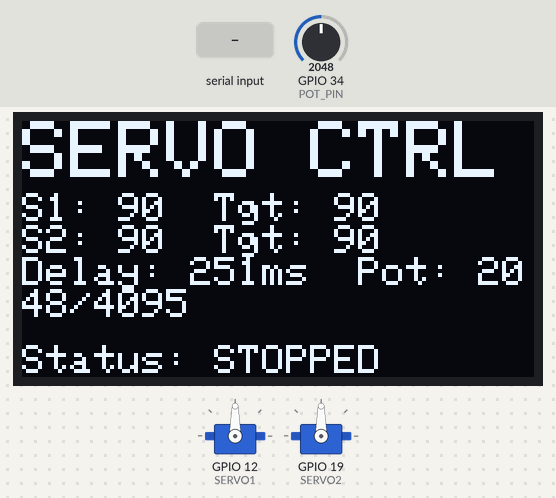
Simulated run of this sketch. Board: ESP32. On the bench: 128×64 one-colour display, 2 × servo. Inputs (shaded band) come from the test bench; at power-on: GPIO 34 (POT_PIN) = 2048.

Above: at 3.2 s.
3.3 s: "90,45\n" received over Serial
At 3.47 s:
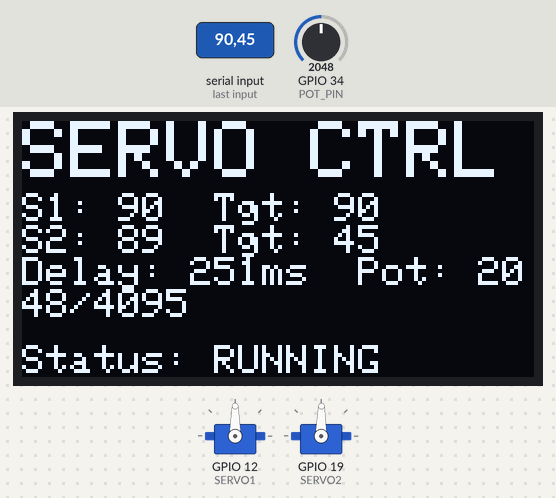
5.1 s: GPIO 34 (POT_PIN) set to 2866
At 6.3 s:
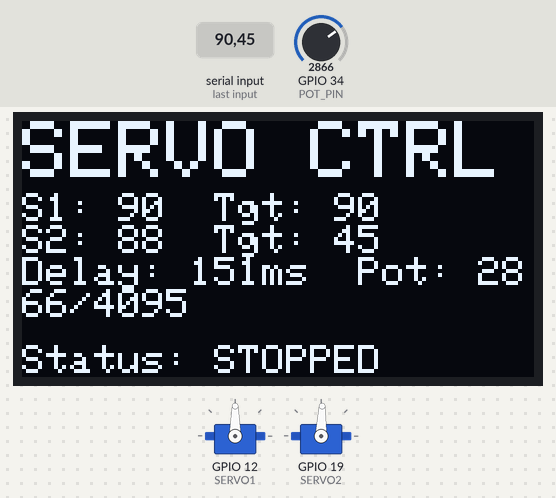
6.6 s: "30,150\n" received over Serial
At 7.5 s:
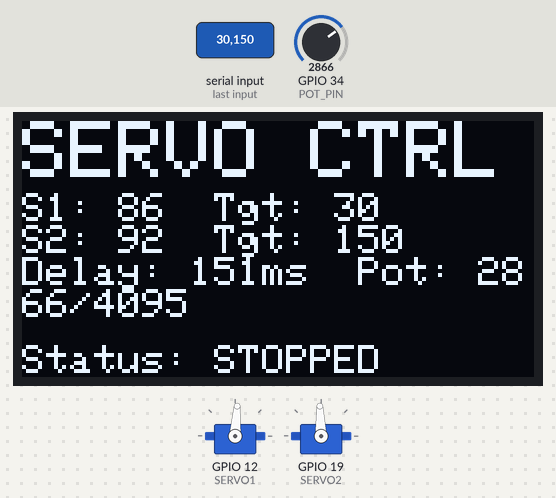
8.2 s: GPIO 34 (POT_PIN) set to 3603
At 9.0 s:
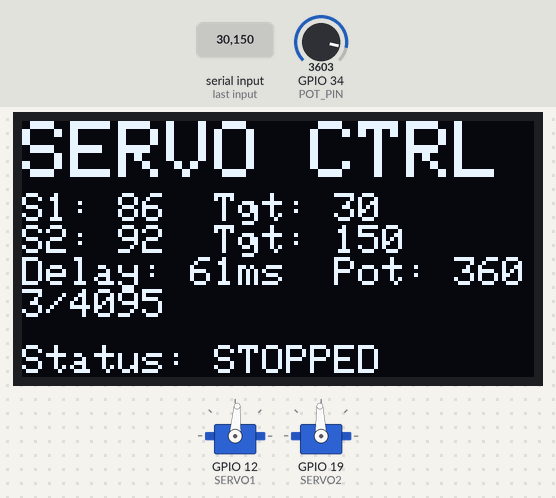
9.7 s: "1,90\n" received over Serial
At 11.2 s:
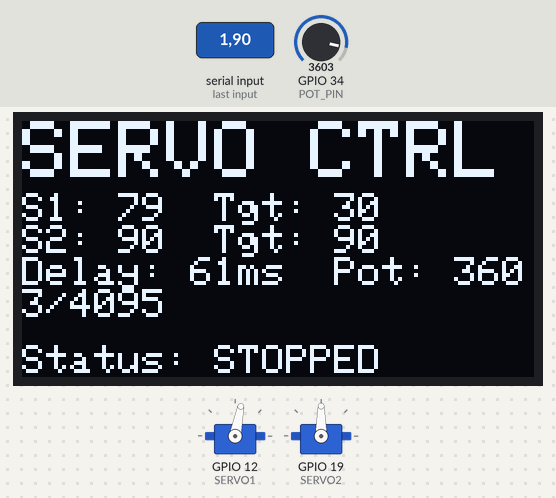
11.7 s: "1,90,45\n" received over Serial
At 12.18 s:
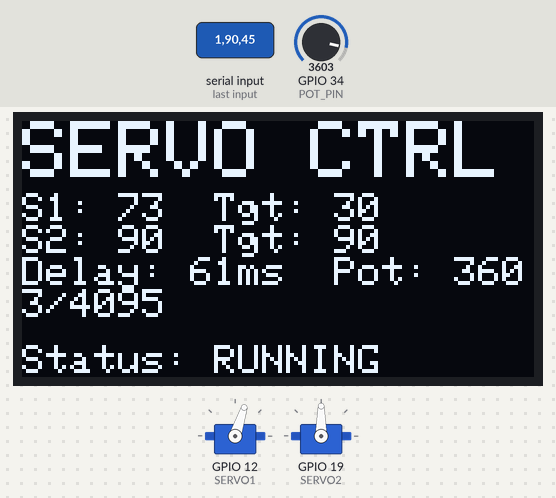
Timing chart, 0 to 14.5 s (numbered marks = the images above; inputs shaded):
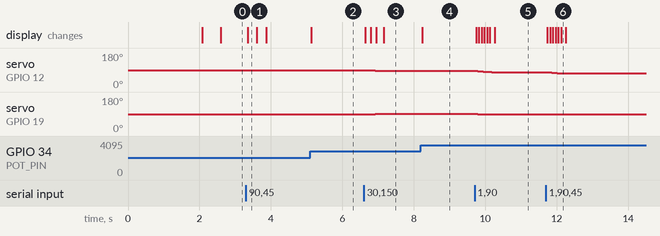

Measured:
- after the input at 3.3 s, servo on GPIO 19 (SERVO2): 90° → 89° at once, → 88° 0.26 s later; the display: changes after 0.05 s (image 1)
- after the input at 5.1 s, the display: changes at once (image 2)
- after the input at 6.6 s, servo on GPIO 12 (SERVO1): 90° → 89° at once, → 88° 0.16 s later, → 87° 0.16 s later, → 86° 0.16 s later; servo on GPIO 19 (SERVO2): 88° → 89° at once, → 90° 0.16 s later, → 91° 0.16 s later, → 92° 0.16 s later; the display: first changes at once (image 3 shows a later state)
- after the input at 8.2 s, the display: changes at once (image 4)
- after the input at 9.7 s, servo on GPIO 12 (SERVO1): moves from 86° to 79° over 0.47 s, starting at once; servo on GPIO 19 (SERVO2): 92° → 91° at once, → 90° 0.08 s later; the display: first changes at once (image 5 shows a later state)
- after the input at 11.7 s, servo on GPIO 12 (SERVO1): moves from 79° to 72° over 0.47 s, starting at once; the display: first changes at once (image 6 shows a later state)

The sketch:

esp.ino
```cpp
#include <ESP32Servo.h>
#include <SPI.h>
#include <Wire.h>
#include <Adafruit_GFX.h>
#include <Adafruit_SSD1306.h>

// ---- SERVO ----
Servo s1, s2;
const int SERVO1 = 12;
const int SERVO2 = 19;

// ---- OLED DISPLAY (SPI) ----
const int OLED_CLK = 14;   // SCK
const int OLED_MOSI = 22;  // SDA (MOSI)
const int OLED_RES = 2;    // RES
const int OLED_DC = 4;     // DC
const int OLED_CS = 5;     // CS

#define SCREEN_WIDTH 128
#define SCREEN_HEIGHT 64
Adafruit_SSD1306 display(SCREEN_WIDTH, SCREEN_HEIGHT, &SPI, OLED_DC, OLED_RES, OLED_CS);

// ---- POTENTIOMETER ----
const int POT_PIN = 34;    // ADC0

// ---- SERVO CONTROL ----
int target1 = 90, target2 = 90;  // Target angles
int current1 = 90, current2 = 90; // Current angles
int a1 = 90, a2 = 90;            // Servo positions
bool stopped = false;
unsigned long lastData = 0;
unsigned long lastUpdate = 0;
int speedDelay = 50;              // Milliseconds between servo steps

void setup() {
  Serial.begin(115200);

  pinMode(POT_PIN, INPUT);

  // ---- INITIALIZE OLED ----
  SPI.begin(OLED_CLK, -1, OLED_MOSI, OLED_CS);

  if (!display.begin(SSD1306_SWITCHCAPVCC, 0x3C)) {
    Serial.println("SSD1306 allocation failed");
    while (1);
  }

  display.clearDisplay();
  display.setTextSize(1);
  display.setTextColor(SSD1306_WHITE);
  display.setCursor(0, 0);
  display.println("Servo Control Ready");
  display.println("Waiting for commands...");
  display.display();
  delay(2000);

  // ---- INITIALIZE SERVOS ----
  s1.attach(SERVO1);
  s2.attach(SERVO2);

  s1.write(90);
  s2.write(90);

  // ---- INITIALIZE FAILSAFE TIMER ----
  lastData = millis();
}

void loop() {
  // ---- READ POTENTIOMETER (0-4095) and map to speed (500ms-1ms delay) ----
  int potValue = analogRead(POT_PIN);
  speedDelay = map(potValue, 0, 4095, 500, 1); // Higher pot = faster speed (1ms per degree)

  // ---- SERIAL CONTROL (always check, even if stopped) ----
  if (Serial.available()) {
    String data = Serial.readStringUntil('\n');
    int c = data.indexOf(',');

    if (c > 0) {
      target1 = constrain(data.substring(0, c).toInt(), 30, 150);
      target2 = constrain(data.substring(c + 1).toInt(), 30, 150);
      lastData = millis();
      stopped = false;  // Reset stopped flag when data arrives
    }
  }

  // ---- FAILSAFE (500ms timeout) ----
  if (millis() - lastData > 500) {
    stopped = true;
  }

  // ---- SMOOTH SERVO MOVEMENT ----
  if (!stopped && (millis() - lastUpdate > speedDelay)) {
    // Move servo 1 towards target
    if (current1 < target1) {
      current1++;
    } else if (current1 > target1) {
      current1--;
    }

    // Move servo 2 towards target
    if (current2 < target2) {
      current2++;
    } else if (current2 > target2) {
      current2--;
    }

    s1.write(current1);
    s2.write(current2);
    lastUpdate = millis();
  }

  // ---- FAILSAFE: Hold last position when stopped ----
  // Servos retain their last angle when stopped (no reset to 90)

  // ---- UPDATE DISPLAY ----
  updateDisplay(potValue);
}

void updateDisplay(int potValue) {
  display.clearDisplay();

  // Title
  display.setTextSize(2);
  display.setTextColor(SSD1306_WHITE);
  display.setCursor(0, 0);
  display.println("SERVO CTRL");

  display.setTextSize(1);
  display.setCursor(0, 18);

  // Servo 1 info
  display.print("S1: ");
  display.print(current1);
  display.print("  Tgt: ");
  display.println(target1);

  // Servo 2 info
  display.print("S2: ");
  display.print(current2);
  display.print("  Tgt: ");
  display.println(target2);

  // Speed and Potentiometer value
  display.print("Delay: ");
  display.print(speedDelay);
  display.print("ms  Pot: ");
  display.print(potValue);
  display.println("/4095");

  // Status
  display.setCursor(0, 56);
  display.print("Status: ");
  if (stopped) {
    display.println("STOPPED");
  } else {
    display.println("RUNNING");
  }

  display.display();
}
```
